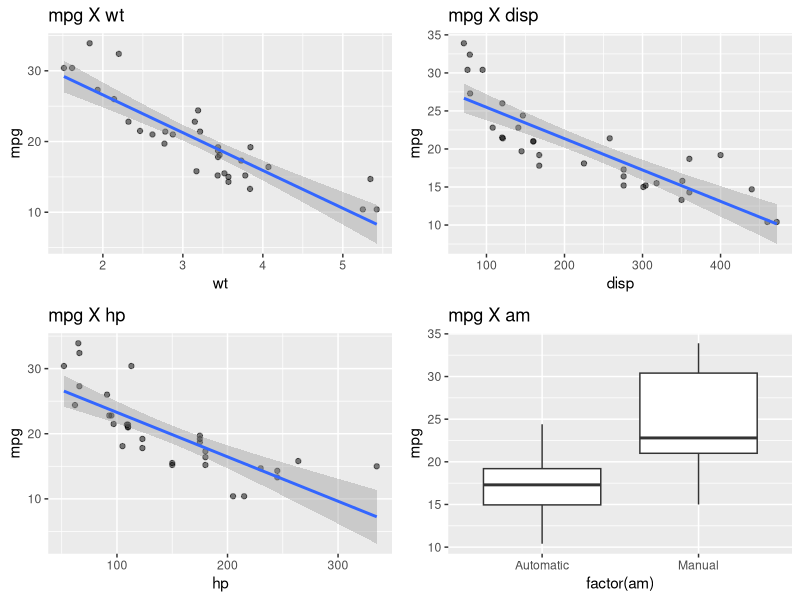
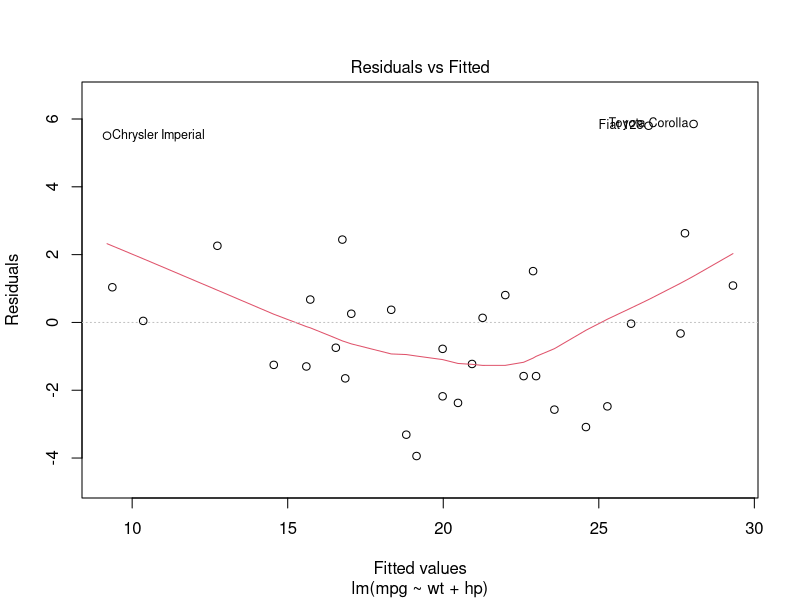
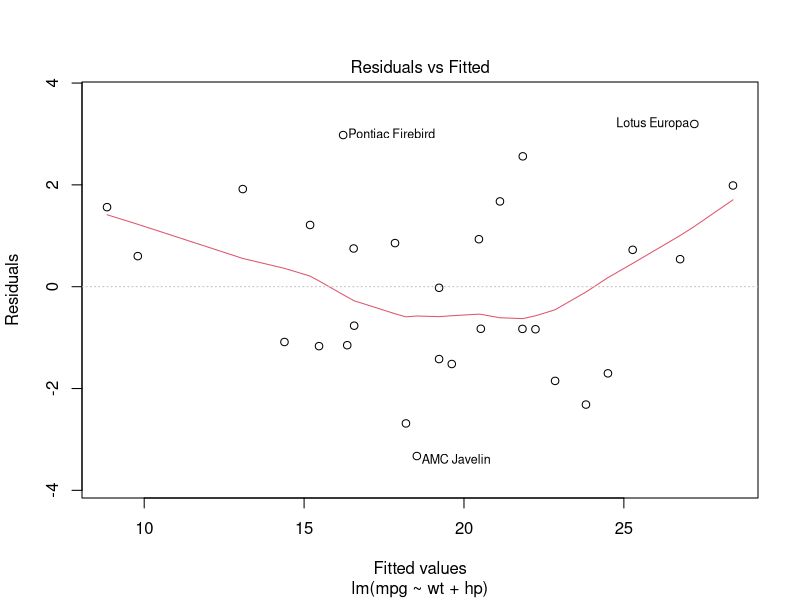

Write the R code that produced these figures, in order.
## ---- chunk 1
knitr::opts_chunk$set(echo=FALSE, message=FALSE, 
                      results='hide', fig.show='hide')
## ---- chunk 2
require(ggplot2)
## ---- chunk 3
# Multiple plot function
#
# ggplot objects can be passed in ..., or to plotlist (as a list of ggplot objects)
# - cols:   Number of columns in layout
# - layout: A matrix specifying the layout. If present, 'cols' is ignored.
#
# If the layout is something like matrix(c(1,2,3,3), nrow=2, byrow=TRUE),
# then plot 1 will go in the upper left, 2 will go in the upper right, and
# 3 will go all the way across the bottom.
#
multiplot <- function(..., plotlist=NULL, file, cols=1, layout=NULL) {
  library(grid)

  # Make a list from the ... arguments and plotlist
  plots <- c(list(...), plotlist)

  numPlots = length(plots)

  # If layout is NULL, then use 'cols' to determine layout
  if (is.null(layout)) {
    # Make the panel
    # ncol: Number of columns of plots
    # nrow: Number of rows needed, calculated from # of cols
    layout <- matrix(seq(1, cols * ceiling(numPlots/cols)),
                    ncol = cols, nrow = ceiling(numPlots/cols))
  }

 if (numPlots==1) {
    print(plots[[1]])

  } else {
    # Set up the page
    grid.newpage()
    pushViewport(viewport(layout = grid.layout(nrow(layout), ncol(layout))))

    # Make each plot, in the correct location
    for (i in 1:numPlots) {
      # Get the i,j matrix positions of the regions that contain this subplot
      matchidx <- as.data.frame(which(layout == i, arr.ind = TRUE))

      print(plots[[i]], vp = viewport(layout.pos.row = matchidx$row,
                                      layout.pos.col = matchidx$col))
    }
  }
}
## ---- chunk 4
data(mtcars)
str(mtcars)
## ---- chunk 5
fit0 <- lm(mpg ~ 1, mtcars)
fit1 <- update(fit0, ~ . + wt)
fit2 <- update(fit1, ~ . + hp)
fit3 <- update(fit2, ~ . + disp)
fit4 <- update(fit3, ~ . + cyl)

anova(fit0, fit1, fit2, fit3, fit4)
## ---- chunk 6
fit <- lm(mpg ~ wt + hp, mtcars)

PRESS <- data.frame(press=resid(fit1) / (1 - hatvalues(fit1)))
rownames(PRESS) <- rownames(mtcars)

PRESS.mean <- mean(PRESS$press)
PRESS.sd <- sd(PRESS$press)

boundaries <- qnorm(c(0.025, 0.975), mean=PRESS.mean, sd=PRESS.sd)

sub <- subset(PRESS, PRESS$press < boundaries[1] | PRESS$press > boundaries[2])

mtcars.n <- mtcars[!(rownames(mtcars) %in% rownames(sub)),]

fit.n <- lm(mpg ~ wt + hp, mtcars.n)
## ---- chunk 7
fit.am <- update(fit.n, ~ . + factor(am))
summ.am <- summary(fit.am)
confint.am <- confint(fit.am)

summ.am
confint.am
## ---- chunk 8
g1 <- ggplot(mtcars, aes(wt, mpg)) +
      geom_point(alpha=.5) +
      geom_smooth(method="lm") +
      ggtitle("mpg X wt")

g2 <- ggplot(mtcars, aes(hp, mpg)) +
      geom_point(alpha=.5) +
      geom_smooth(method="lm") +
      ggtitle("mpg X hp")

g3 <- ggplot(mtcars, aes(disp, mpg)) +
      geom_point(alpha=.5) +
      geom_smooth(method="lm") +
      ggtitle("mpg X disp")

g4 <- ggplot(mtcars, aes(factor(am), mpg)) +
      geom_boxplot() +
      scale_x_discrete(labels=c("Automatic", "Manual")) +
      ggtitle("mpg X am")

multiplot(g1, g2, g3, g4, cols=2)
## ---- chunk 9
plot(fit, which=1)
## ---- chunk 10
plot(fit.n, which=1)
